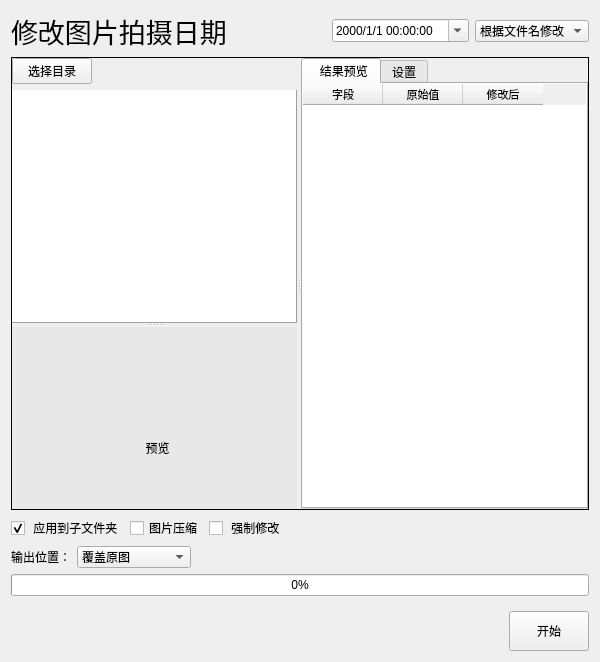
<?xml version="1.0" encoding="UTF-8"?>
<ui version="4.0">
 <class>modify_date_view</class>
 <widget class="QWidget" name="modify_date_view">
  <property name="geometry">
   <rect>
    <x>0</x>
    <y>0</y>
    <width>600</width>
    <height>662</height>
   </rect>
  </property>
  <property name="windowTitle">
   <string>Form</string>
  </property>
  <property name="styleSheet">
   <string notr="true"/>
  </property>
  <layout class="QVBoxLayout" name="verticalLayout">
   <item>
    <layout class="QHBoxLayout" name="horizontalLayout_2">
     <item>
      <widget class="QLabel" name="label_8">
       <property name="font">
        <font>
         <pointsize>20</pointsize>
        </font>
       </property>
       <property name="text">
        <string>修改图片拍摄日期</string>
       </property>
      </widget>
     </item>
     <item>
      <spacer name="horizontalSpacer_2">
       <property name="orientation">
        <enum>Qt::Horizontal</enum>
       </property>
       <property name="sizeHint" stdset="0">
        <size>
         <width>40</width>
         <height>20</height>
        </size>
       </property>
      </spacer>
     </item>
     <item>
      <widget class="QDateTimeEdit" name="dateTimeEdit">
       <property name="frame">
        <bool>true</bool>
       </property>
       <property name="accelerated">
        <bool>false</bool>
       </property>
       <property name="keyboardTracking">
        <bool>true</bool>
       </property>
       <property name="showGroupSeparator" stdset="0">
        <bool>false</bool>
       </property>
       <property name="displayFormat">
        <string>yyyy/M/d HH:mm:ss</string>
       </property>
       <property name="calendarPopup">
        <bool>true</bool>
       </property>
      </widget>
     </item>
     <item>
      <widget class="QComboBox" name="comboBox_time_opt">
       <item>
        <property name="text">
         <string>根据文件名修改</string>
        </property>
       </item>
       <item>
        <property name="text">
         <string>自定义时间</string>
        </property>
       </item>
      </widget>
     </item>
    </layout>
   </item>
   <item>
    <widget class="QSplitter" name="splitter_3">
     <property name="sizePolicy">
      <sizepolicy hsizetype="Expanding" vsizetype="Expanding">
       <horstretch>0</horstretch>
       <verstretch>0</verstretch>
      </sizepolicy>
     </property>
     <property name="frameShape">
      <enum>QFrame::Box</enum>
     </property>
     <property name="orientation">
      <enum>Qt::Horizontal</enum>
     </property>
     <widget class="QWidget" name="widget_2" native="true">
      <property name="sizePolicy">
       <sizepolicy hsizetype="Minimum" vsizetype="Minimum">
        <horstretch>0</horstretch>
        <verstretch>0</verstretch>
       </sizepolicy>
      </property>
      <property name="styleSheet">
       <string notr="true"/>
      </property>
      <layout class="QVBoxLayout" name="verticalLayout_3">
       <item>
        <layout class="QHBoxLayout" name="horizontalLayout_4">
         <item>
          <widget class="QPushButton" name="btn_choose_folder">
           <property name="maximumSize">
            <size>
             <width>200</width>
             <height>16777215</height>
            </size>
           </property>
           <property name="text">
            <string>选择目录</string>
           </property>
          </widget>
         </item>
         <item>
          <widget class="QLabel" name="label_input_folder">
           <property name="sizePolicy">
            <sizepolicy hsizetype="Expanding" vsizetype="Preferred">
             <horstretch>0</horstretch>
             <verstretch>0</verstretch>
            </sizepolicy>
           </property>
           <property name="text">
            <string/>
           </property>
           <property name="textInteractionFlags">
            <set>Qt::NoTextInteraction</set>
           </property>
          </widget>
         </item>
        </layout>
       </item>
       <item>
        <widget class="QSplitter" name="splitter">
         <property name="orientation">
          <enum>Qt::Vertical</enum>
         </property>
         <widget class="QTreeView" name="treeView">
          <property name="frameShape">
           <enum>QFrame::Panel</enum>
          </property>
          <property name="frameShadow">
           <enum>QFrame::Raised</enum>
          </property>
         </widget>
         <widget class="QWidget" name="widget" native="true">
          <property name="minimumSize">
           <size>
            <width>0</width>
            <height>150</height>
           </size>
          </property>
          <property name="styleSheet">
           <string notr="true">background-color:rgb(232, 232, 232);</string>
          </property>
          <widget class="QLabel" name="label_preview">
           <property name="geometry">
            <rect>
             <x>0</x>
             <y>0</y>
             <width>291</width>
             <height>241</height>
            </rect>
           </property>
           <property name="text">
            <string>预览</string>
           </property>
           <property name="alignment">
            <set>Qt::AlignCenter</set>
           </property>
          </widget>
         </widget>
        </widget>
       </item>
      </layout>
     </widget>
     <widget class="QTabWidget" name="tabWidget">
      <property name="styleSheet">
       <string notr="true"/>
      </property>
      <property name="currentIndex">
       <number>0</number>
      </property>
      <widget class="QWidget" name="tab">
       <attribute name="title">
        <string>  结果预览</string>
       </attribute>
       <layout class="QVBoxLayout" name="verticalLayout_2">
        <property name="spacing">
         <number>0</number>
        </property>
        <property name="leftMargin">
         <number>0</number>
        </property>
        <property name="topMargin">
         <number>0</number>
        </property>
        <property name="rightMargin">
         <number>0</number>
        </property>
        <property name="bottomMargin">
         <number>0</number>
        </property>
        <item>
         <widget class="QTableWidget" name="tableWidget">
          <property name="font">
           <font>
            <pointsize>8</pointsize>
           </font>
          </property>
          <property name="frameShape">
           <enum>QFrame::NoFrame</enum>
          </property>
          <property name="horizontalScrollBarPolicy">
           <enum>Qt::ScrollBarAsNeeded</enum>
          </property>
          <property name="sizeAdjustPolicy">
           <enum>QAbstractScrollArea::AdjustToContents</enum>
          </property>
          <attribute name="horizontalHeaderVisible">
           <bool>true</bool>
          </attribute>
          <attribute name="horizontalHeaderDefaultSectionSize">
           <number>80</number>
          </attribute>
          <attribute name="verticalHeaderVisible">
           <bool>false</bool>
          </attribute>
          <column>
           <property name="text">
            <string>字段</string>
           </property>
          </column>
          <column>
           <property name="text">
            <string>原始值</string>
           </property>
          </column>
          <column>
           <property name="text">
            <string>修改后</string>
           </property>
          </column>
         </widget>
        </item>
       </layout>
      </widget>
      <widget class="QWidget" name="tab_2">
       <attribute name="title">
        <string>设置</string>
       </attribute>
      </widget>
     </widget>
    </widget>
   </item>
   <item>
    <layout class="QHBoxLayout" name="horizontalLayout_3">
     <item>
      <widget class="QCheckBox" name="checkBox_apply_child">
       <property name="toolTip">
        <string>修改当前文件夹及其子文件夹下的所有图片</string>
       </property>
       <property name="text">
        <string> 应用到子文件夹</string>
       </property>
       <property name="checked">
        <bool>true</bool>
       </property>
      </widget>
     </item>
     <item>
      <widget class="QCheckBox" name="checkBox_compress">
       <property name="text">
        <string>图片压缩</string>
       </property>
      </widget>
     </item>
     <item>
      <widget class="QCheckBox" name="checkBox_force_modify">
       <property name="toolTip">
        <string>默认取原拍摄时间和设定拍摄时间的最早时间</string>
       </property>
       <property name="text">
        <string> 强制修改</string>
       </property>
      </widget>
     </item>
     <item>
      <spacer name="horizontalSpacer_3">
       <property name="orientation">
        <enum>Qt::Horizontal</enum>
       </property>
       <property name="sizeHint" stdset="0">
        <size>
         <width>40</width>
         <height>20</height>
        </size>
       </property>
      </spacer>
     </item>
    </layout>
   </item>
   <item>
    <layout class="QHBoxLayout" name="horizontalLayout_5">
     <item>
      <widget class="QLabel" name="label">
       <property name="sizePolicy">
        <sizepolicy hsizetype="Minimum" vsizetype="Preferred">
         <horstretch>0</horstretch>
         <verstretch>0</verstretch>
        </sizepolicy>
       </property>
       <property name="text">
        <string>输出位置：</string>
       </property>
      </widget>
     </item>
     <item>
      <widget class="QComboBox" name="comboBox_output_opt">
       <property name="sizePolicy">
        <sizepolicy hsizetype="Preferred" vsizetype="Fixed">
         <horstretch>0</horstretch>
         <verstretch>0</verstretch>
        </sizepolicy>
       </property>
       <item>
        <property name="text">
         <string>覆盖原图</string>
        </property>
       </item>
       <item>
        <property name="text">
         <string>输出到新文件夹</string>
        </property>
       </item>
      </widget>
     </item>
     <item>
      <widget class="QLabel" name="label_output_dir">
       <property name="sizePolicy">
        <sizepolicy hsizetype="Expanding" vsizetype="Preferred">
         <horstretch>0</horstretch>
         <verstretch>0</verstretch>
        </sizepolicy>
       </property>
       <property name="text">
        <string/>
       </property>
      </widget>
     </item>
    </layout>
   </item>
   <item>
    <widget class="QProgressBar" name="progressBar">
     <property name="value">
      <number>0</number>
     </property>
    </widget>
   </item>
   <item>
    <layout class="QHBoxLayout" name="horizontalLayout">
     <property name="topMargin">
      <number>9</number>
     </property>
     <item>
      <spacer name="horizontalSpacer">
       <property name="orientation">
        <enum>Qt::Horizontal</enum>
       </property>
       <property name="sizeHint" stdset="0">
        <size>
         <width>40</width>
         <height>20</height>
        </size>
       </property>
      </spacer>
     </item>
     <item>
      <widget class="QPushButton" name="btn_start">
       <property name="minimumSize">
        <size>
         <width>60</width>
         <height>40</height>
        </size>
       </property>
       <property name="text">
        <string>开始</string>
       </property>
      </widget>
     </item>
    </layout>
   </item>
  </layout>
 </widget>
 <resources/>
 <connections/>
</ui>
